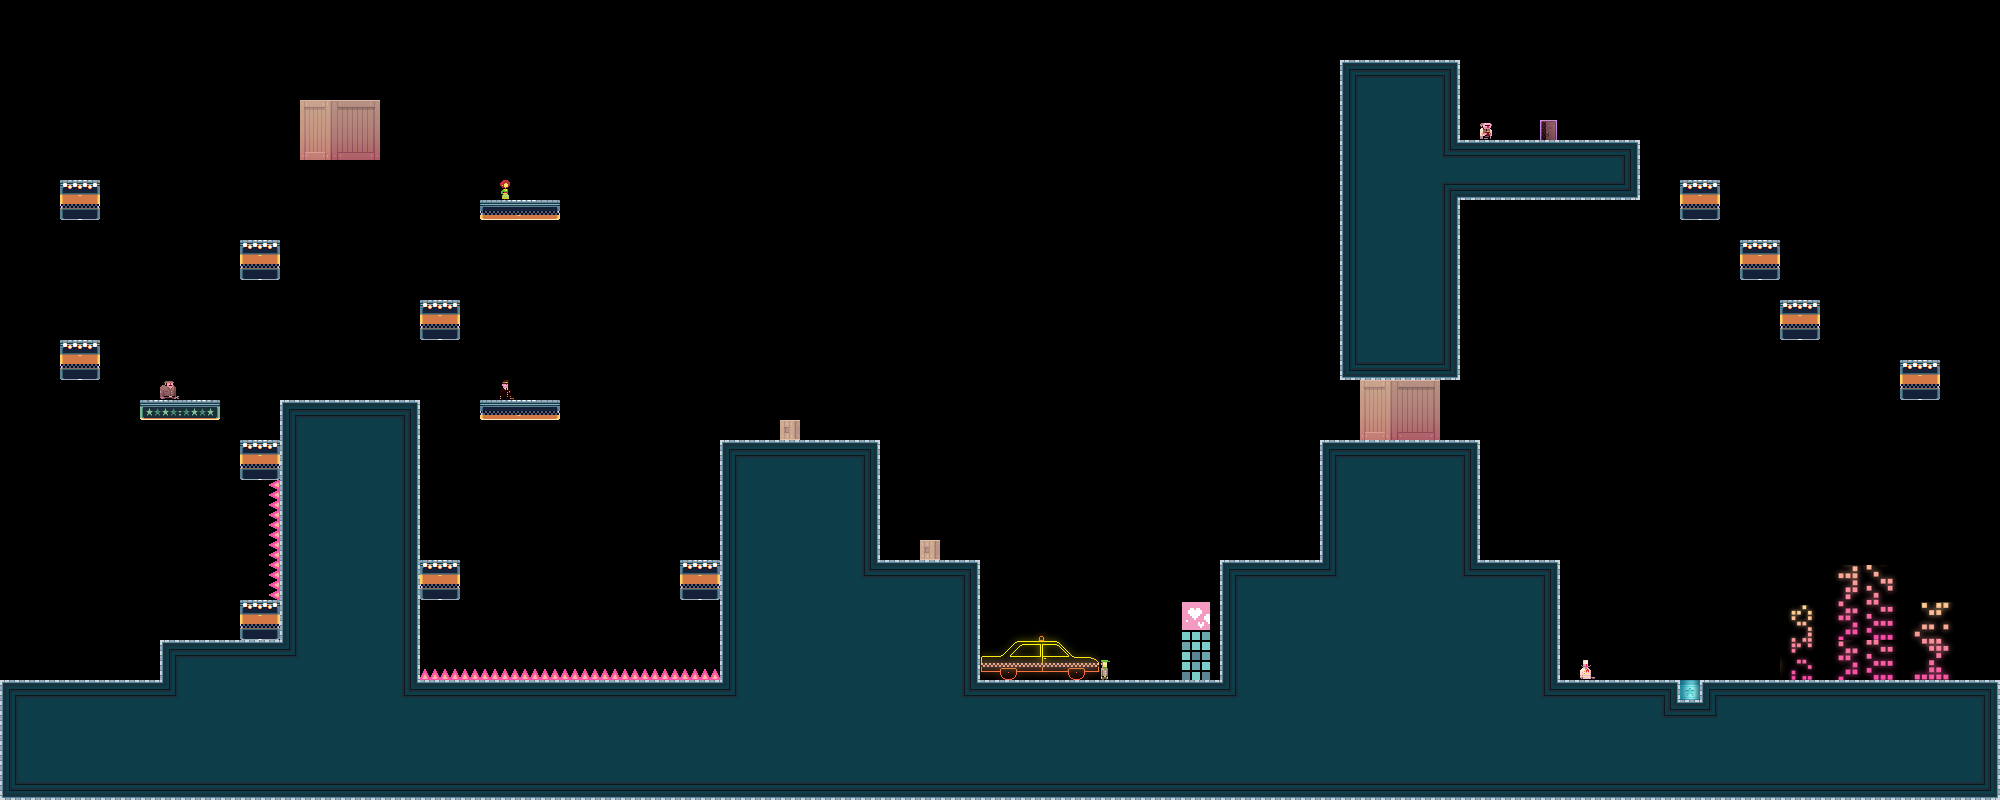

A level layout from a 2D game, rendered from its tile map. Below: a short description, then the map file with tile-grid data replaced by summaries:
An orthogonal 100x40 tile map with 20x20 px tiles, 1 tile layer (bg) and 3 objects.

<map version="1.0" orientation="orthogonal" width="100" height="40" tilewidth="20" tileheight="20">
 <properties>
  <property name="liselotStart" value="YES" />
 </properties>
 <tileset firstgid="1" name="tiles_newyork" tilewidth="20" tileheight="20">
  <image source="../../../../../XNAModeContent/Lemonade/tiles_newyork.png" width="400" height="400" />
  <terraintypes>
   <terrain name="solid" tile="-1" />
  </terraintypes>
  <tile id="8" terrain=",,,0" />
  <tile id="9" terrain=",,0,0" />
  <tile id="10" terrain=",,0,0" />
  <tile id="11" terrain=",,0,0" />
  <tile id="12" terrain=",,0,0" />
  <tile id="13" terrain=",,0,0" />
  <tile id="14" terrain=",,0," />
  <tile id="15" terrain="0,0,0," />
  <tile id="16" terrain="0,0,,0" />
  <tile id="28" terrain=",0,,0" />
  <tile id="34" terrain="0,,0," />
  <tile id="35" terrain="0,,0,0" />
  <tile id="36" terrain=",0,0,0" />
  <tile id="48" terrain=",0,,0" />
  <tile id="54" terrain="0,,0," />
  <tile id="68" terrain=",0,,0" />
  <tile id="74" terrain="0,,0," />
  <tile id="88" terrain=",0,,0" />
  <tile id="94" terrain="0,,0," />
  <tile id="108" terrain=",0,,0" />
  <tile id="114" terrain="0,,0," />
  <tile id="128" terrain=",0,," />
  <tile id="129" terrain="0,0,," />
  <tile id="130" terrain="0,0,," />
  <tile id="131" terrain="0,0,," />
  <tile id="132" terrain="0,0,," />
  <tile id="133" terrain="0,0,," />
  <tile id="134" terrain="0,,," />
  <tile id="194" terrain="0,0,0,0" />
  <tile id="356">
   <properties>
    <property name="LargeCrate" value="" />
   </properties>
  </tile>
  <tile id="380">
   <properties>
    <property name="Andre" value="" />
   </properties>
  </tile>
  <tile id="381">
   <properties>
    <property name="Liselot" value="" />
   </properties>
  </tile>
  <tile id="382">
   <properties>
    <property name="Amsterdaam" value="" />
   </properties>
  </tile>
  <tile id="383">
   <properties>
    <property name="Worker" value="" />
   </properties>
  </tile>
  <tile id="384">
   <properties>
    <property name="Inspector" value="" />
   </properties>
  </tile>
  <tile id="385">
   <properties>
    <property name="Chef" value="" />
   </properties>
  </tile>
  <tile id="386">
   <properties>
    <property name="Exit" value="" />
   </properties>
  </tile>
  <tile id="387">
   <properties>
    <property name="Trampoline" value="" />
   </properties>
  </tile>
  <tile id="388">
   <properties>
    <property name="SmallCrate" value="" />
   </properties>
  </tile>
  <tile id="389">
   <properties>
    <property name="SugarBag" value="" />
   </properties>
  </tile>
 </tileset>
 <layer name="bg" width="100" height="40">
  <data>[4000 cells, 1318 non-empty, 135 distinct tile ids]</data>
 </layer>
 <objectgroup name="boxes" width="100" height="40">
  <object x="1500" y="440">
   <polyline points="140,0 360,-40" />
  </object>
  <object x="1600" y="440">
   <polyline points="0,0 0,180" />
  </object>
  <object x="560" y="200">
   <polyline points="40,0 40,240" />
  </object>
 </objectgroup>
</map>
